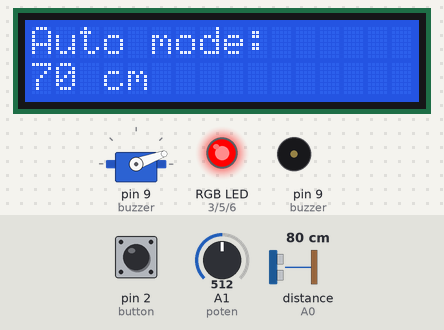
This sketch was run on a simulated Arduino Uno, built with avr-gcc and run on an emulated ATmega328P. On the bench: 16×2 character LCD, servo, an RGB LED mixed from three pins (HIGH = lit), buzzer (waves = sounding). Inputs (shaded band) come from the test bench; at power-on: pin 2 (button) HIGH, distance to the obstacle (sensor on A0) 80 cm, A1 (poten) = 512. What the sketch prints to the serial monitor is not drawn.

Above: at 1.3 s.
1.4 s: pin 2 (button) pulled LOW for 0.15 s
At 2.0 s:
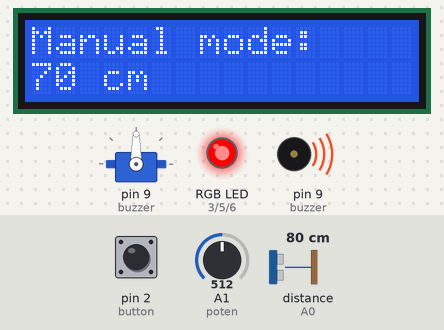
3.0 s: distance to the obstacle (sensor on A0) set to 58 cm
At 4.2 s:
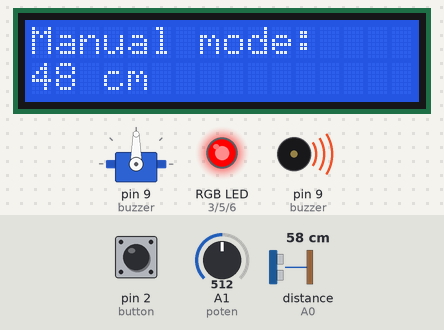
4.5 s: distance to the obstacle (sensor on A0) set to 51 cm
At 5.7 s:
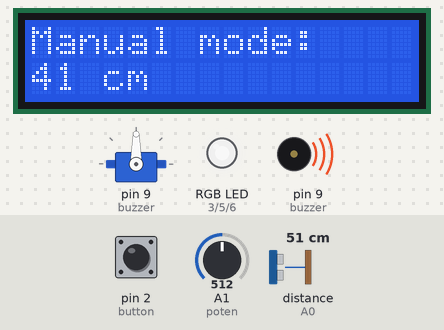
6.0 s: A1 (poten) set to 109
At 6.5 s:
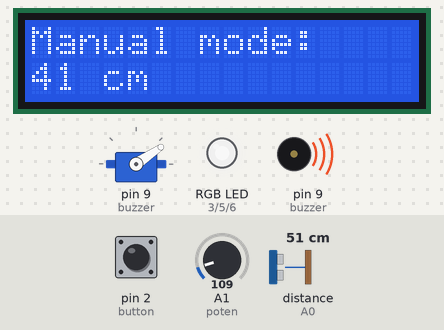
7.5 s: A1 (poten) set to 88
At 8.8 s:
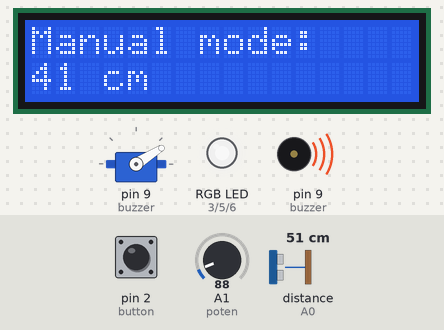
10.5 s: pin 2 (button) pulled LOW for 1 s
At 12.5 s:
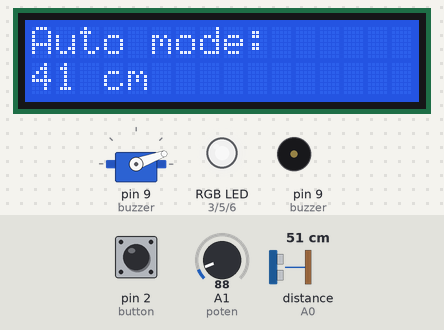
Timing chart, 0 to 14.0 s (numbered marks = the images above; inputs shaded):
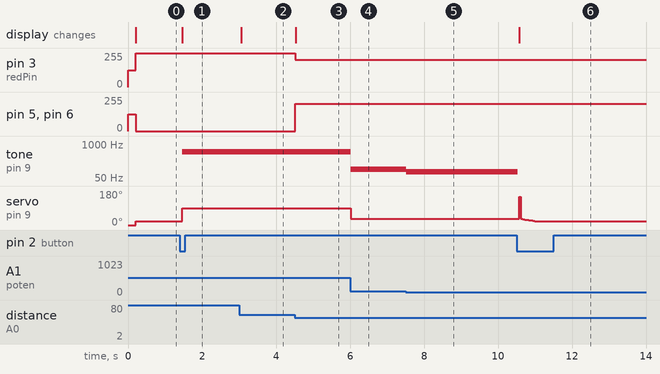

The sketch:

Final_project.ino.ino
```cpp
 /* PID balance code with ping pong ball and distance sensor sharp 2y0a21
 *  by ELECTRONOOBS: https://www.youtube.com/channel/UCjiVhIvGmRZixSzupD0sS9Q
 *  Tutorial: http://electronoobs.com/eng_arduino_tut100.php
 *  Code: http://electronoobs.com/eng_arduino_tut100_code1.php
 *  Scheamtic: http://electronoobs.com/eng_arduino_tut100_sch1.php
 *  3D parts: http://electronoobs.com/eng_arduino_tut100_stl1.php
 */
#include <Wire.h>
#include <Servo.h>
#include<Arduino_FreeRTOS.h>
#include<LiquidCrystal_I2C.h>
#define Auto 0
#define Manual 1
int redPin = 3, greenPin = 5, bluePin = 6; //for RGB LED pins.
int button = 2;
int button_int = 0;     // INT0 is on pin 2
int poten = A1,     yAxis = A2;
int potentiometerVal;
int lastXval, lastYval;
int buzzer = 9;
LiquidCrystal_I2C lcd(0x3F,16,2);
//////////For MSP430/////////
#include <stdio.h>
#include <stdlib.h>
#include <SoftwareSerial.h>
SoftwareSerial mySerial(10,11);

///////////////////////Inputs/outputs///////////////////////
int Analog_in = A0;
Servo myservo;  // create servo object to control a servo, later attatched to D9
///////////////////////////////////////////////////////

//arduino input 9 bit use digital 2~10.
//input A0 distance, use A1 A2 A3 A4 A5 11 12 send to FPGA

////////////////////////Variables///////////////////////
int Read = 0;
int distance =0;
float elapsedTime, time, timePrev;        //Variables for time control
int distance_previous_error, distance_error;
int period = 50;  //Refresh rate period of the loop is 1ms
int mode = 0; //Initial Auto mode.
///////////////////////////////////////////////////////


///////////////////PID constants///////////////////////
float kp=5; //Mine was 8
float ki=0.2; //Mine was 0.2
float kd=2500; //Mine was 3100
float distance_setpoint = 25;           //Should be the distance from sensor to the middle of the bar in mm
float PID_p, PID_i, PID_d, PID_total;
///////////////////////////////////////////////////////


void setup() {
  //analogReference(EXTERNAL);
  Serial.begin(9600);
  mySerial.begin(9600);
    // Now set up three tasks to run independently
    while (!Serial) {
    ; // wait for serial port to connect.
      }
        pinMode(buzzer, OUTPUT);
        noTone(buzzer);
        pinMode(redPin, OUTPUT); //set RGB LED pins.
        pinMode(greenPin, OUTPUT);
        pinMode(bluePin, OUTPUT);
       analogWrite(redPin, 125); //0-255
       analogWrite(greenPin, 125);
       analogWrite(bluePin, 125);
    pinMode(button, INPUT_PULLUP); //return LOW when down
    attachInterrupt(button_int, handle_click, FALLING);

        lcd.init();
//  xTaskCreate( //Task1 : Login.
//    controlTask,   // Pointer to function for thse task
//    (const portCHAR *) "Task1", // Name for the task
//    128,      // Stack size
//    NULL,     // NULL task parameter
//    1,        // This task will run at First priority 1
//    NULL );   // Do not use the task handle
//  xTaskCreate(DisplayTask, (const portCHAR *) "Task2", 128, NULL, 1, NULL);//Task3 : Display.
  lcd.begin(16, 2);   // initialize LCD //size of LCD.
  lcd.backlight();    // open LCD backlight
  lcd.setCursor(0,0);
  lcd.print("Auto mode: ");
  myservo.attach(9);  // attaches the servo on pin 9 to the servo object
  myservo.write(0); //Put the servco at angle 125, so the balance is in the middle
  pinMode(Analog_in,INPUT);
  time = millis();
}

int last_mode = Auto;

void loop() {
   Check_Btn_from_MSP430();
  if(mode == Auto){
       noTone(buzzer);
        if(last_mode==Manual){
          lcd.clear();
          lcd.setCursor(0,0);
          lcd.print("Auto mode: ");
          last_mode = Auto;
        }
        lcd.setCursor(0,1);
        lcd.print(distance);
        lcd.setCursor(3,1);
        lcd.print("cm");
          if (millis() > time+period)
          {
            time = millis();
            distance = get_dist();
              //Modify minor distance error.
            if(distance>=33 && distance <36){distance = distance-3;}
            if(distance>=36 && distance <40){distance = distance-3;}
            else if(distance>=40){distance = distance-10;}
            if(distance <= 15){
              analogWrite(redPin,0);
              analogWrite(bluePin,0);
              analogWrite(greenPin,0);
            }
            else if(distance >= 45){
              analogWrite(redPin,255);
              analogWrite(bluePin,0);
              analogWrite(greenPin,0);
            }

            else{
              analogWrite(redPin,distance*5);
              analogWrite(bluePin,distance*5);
              analogWrite(greenPin,distance*5);
            }
            distance_error = distance_setpoint - distance;
            PID_p = kp * distance_error;
            float dist_difference = distance_error - distance_previous_error;
            PID_d = kd*((dist_difference)/period);

            if(-20 < distance_error && distance_error < 20)
            {
              PID_i = PID_i + (ki * distance_error);
            }
            else
            {
              PID_i = 0;
            }

            PID_total = PID_p + PID_i + PID_d;
            Serial.print("PID befor mappeds: ");
            Serial.print(PID_total);
            Serial.print(" ");

            PID_total = map(PID_total, -150,150,0,150);

            if(PID_total < 20){PID_total = 20;}
            if(PID_total >150) {PID_total = 150; }

            myservo.write(PID_total);
            Serial.print("PID: ");
            Serial.print(PID_total);
            Serial.print(" ");
            Serial.print("Distance: ");
            Serial.println(distance);
            distance_previous_error = distance_error;
          }

  }
  else {//Manual mode, Use Joysticks.
        if(last_mode==Auto){
          lcd.clear();
          lcd.setCursor(0,0);
          lcd.print("Manual mode: ");
          last_mode = Manual;
        }
        lcd.setCursor(0,1);
        lcd.print(distance);
        lcd.setCursor(3,1);
        lcd.print("cm");

            distance = get_dist();
              //Modify minor distance error.
            if(distance>=33 && distance <36){distance = distance-3;}
            if(distance>=36 && distance <40){distance = distance-3;}
            else if(distance>=40){distance = distance-10;}
            //RGB
            if(distance <= 15){
              analogWrite(redPin,0);
              analogWrite(bluePin,0);
              analogWrite(greenPin,0);
            }
            else if(distance >= 45){
              analogWrite(redPin,255);
              analogWrite(bluePin,0);
              analogWrite(greenPin,0);
            }
            else{
              analogWrite(redPin,distance*5);
              analogWrite(bluePin,distance*5);
              analogWrite(greenPin,distance*5);
            }
        //Read Potentiometer and write motor.
        potentiometerVal = analogRead(poten);
        Serial.print("Potentiometer value: ");
        Serial.println(potentiometerVal);
        //Write servo. from 0-1023 to 0-180
        PID_total = map(potentiometerVal, 0,1023, 20, 160);
        myservo.write(PID_total);
        Serial.println("PID_total");
        tone(buzzer, potentiometerVal);
        delay(10);
  }
}
char input;
char test;
int i=0;
int j=0;
char Data[20];
char data[20];
// the loop function runs over and over again forever
void Check_Btn_from_MSP430() {
  static int click_time = 0;
  if(mySerial.available()>0){
    input = mySerial.read(); //Send "HELLO\r\n"
                             //Send string(cnt)
                             //Send rxData.(input from user.)
     Data[i++] = input;
    if(input == '\n'){ //Stored to \r.
      for(int m=0; m<i; m++){
          Serial.print(Data[m]);
      }
            //if we get pressed signal.
            if(strncmp(Data, "HELLO\r\n",5)==0){
              if(mode == 0)mode = 1;
              else mode = 0;
//                click_time++;
                //check click time.
//                if(click_time == 1){
//                mode = 1; //Manual mode with joysticks.
//                Serial.println("Now Manual mode");//Flash at 2Hz
//                }
//                else{
//                  mode = 0; //Automatic Balance mode.
//                  Serial.println("Now Auto mode");
//                  click_time = 0;//reset.
//                }
            }
      memset(Data,0,20);
      i = 0; //reset index.
       }
    }
  //Arduino send to MSP
  if(Serial.available()>0){
      test = Serial.read();//read from user.
      data[j++] = test;
      if(test== '\n'){//Get string from msp.
        for(int m=0; m<j; m++){
            mySerial.print(data[m]);
        }
        memset(data,0,20);
        j = 0;
      }
  }
}

void handle_click() { // button debouncing, press btn -> RGB LED flashes in 2 Hz driven by another timer interrupt
  static unsigned long last_int_time = 0;
  unsigned long int_time = millis(); // Read the clock
//  int  isPress = digitalRead(button);//有沒有壓btn?
  static int click_time = 0;
    if (int_time - last_int_time > 200 ) {
    // Ignore when < 200 msec
    click_time++;
  }
     if(mode == 0)mode = 1;
     else mode = 0;
//    if(click_time == 1){
//    mode = 1; //Manual mode with joysticks.
//    Serial.println("Now Manual mode");//Flash at 2Hz
//    }
//    else{
//      mode = 0; //Automatic Balance mode.
//      Serial.println("Now Auto mode");
//      click_time = 0;//reset.
//    }
  last_int_time = int_time;
}


 /*
 * Sharp IR (infrared) distance measurement module for Arduino
 * Measures the distance in cm.

 * Watch the video https://youtu.be/GL8dkw1NbMc

 *  *

Original library: https://github.com/guillaume-rico/SharpIR

Updated by by Ahmad Nejrabi for Robojax.com
on Feb 03, 2018 at 07:34 in Ajax, Ontario, Canada
 * Permission granted to share this code given that this
 * note is kept with the code.
 * Disclaimer: this code is "AS IS" and for educational purpose only.
 *
 /*
/*


 */
  // Sharp IR code for Robojax.com
#include <SharpIR.h>

#define IR A0 // define signal pin
#define model 1080 // used 1080 because model GP2Y0A21YK0F is used
// Sharp IR code for Robojax.com
// ir: the pin where your sensor is attached
// model: an int that determines your sensor:  1080 for GP2Y0A21Y
//                                            20150 for GP2Y0A02Y
//                                            430 for GP2Y0A41SK
/*
2 to 15 cm GP2Y0A51SK0F  use 1080
4 to 30 cm GP2Y0A41SK0F / GP2Y0AF30 series  use 430
10 to 80 cm GP2Y0A21YK0F  use 1080
10 to 150 cm GP2Y0A60SZLF use 10150
20 to 150 cm GP2Y0A02YK0F use 20150
100 to 550 cm GP2Y0A710K0F  use 100550

 */

SharpIR SharpIR(IR, model);
int dis;
int get_dist(){
   dis=SharpIR.distance();  // this returns the distance to the object you're measuring
   return dis;

}
```

Measured:
- the behaviour switches between 55 and 54 cm on distance to the obstacle (sensor on A0) (found by bisection; images 2 and 3)
- after the input at 1.4 s, tone on pin 9 (buzzer): silent → 512 Hz after 0.06 s; servo on pin 9 (buzzer): 20° → 90° after 0.06 s; the display: changes after 0.06 s (image 1)
- after the input at 3.0 s, the display: changes after 0.06 s (image 2)
- after the input at 4.5 s, pin 3 (redPin): 255/255 → 205/255 at once; pin 5 (greenPin), pin 6 (bluePin): 0/255 → 205/255 at once; the display: changes at once (image 3)
- after the input at 6.0 s, tone on pin 9 (buzzer): 512 Hz → 109 Hz at once; servo on pin 9 (buzzer): 90° → 34° at once
- after the input at 7.5 s, tone on pin 9 (buzzer): 109 Hz → 88 Hz at once; servo on pin 9 (buzzer): 34° → 32° at once
- after the input at 10.5 s, tone on pin 9 (buzzer): 88 Hz → silent at once; the display: changes after 0.07 s (image 6)
